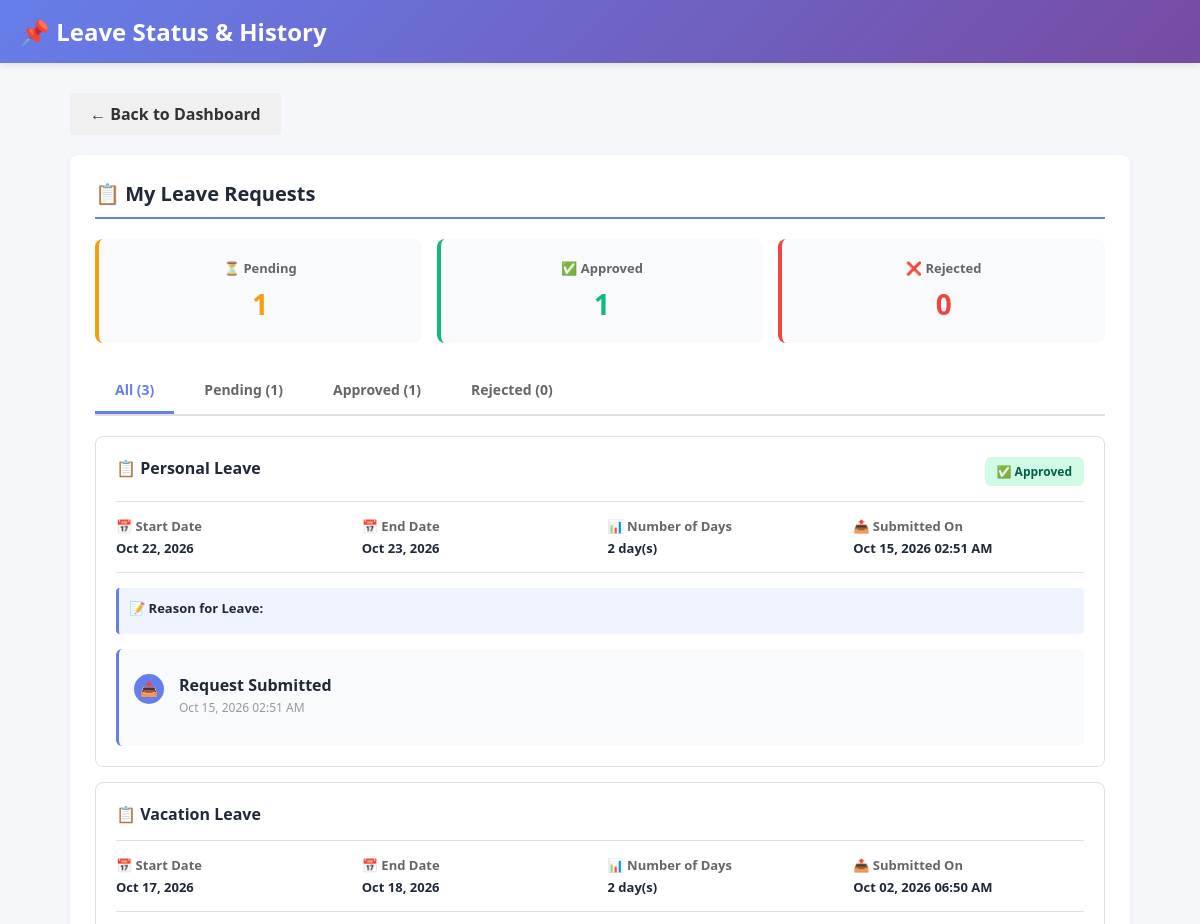
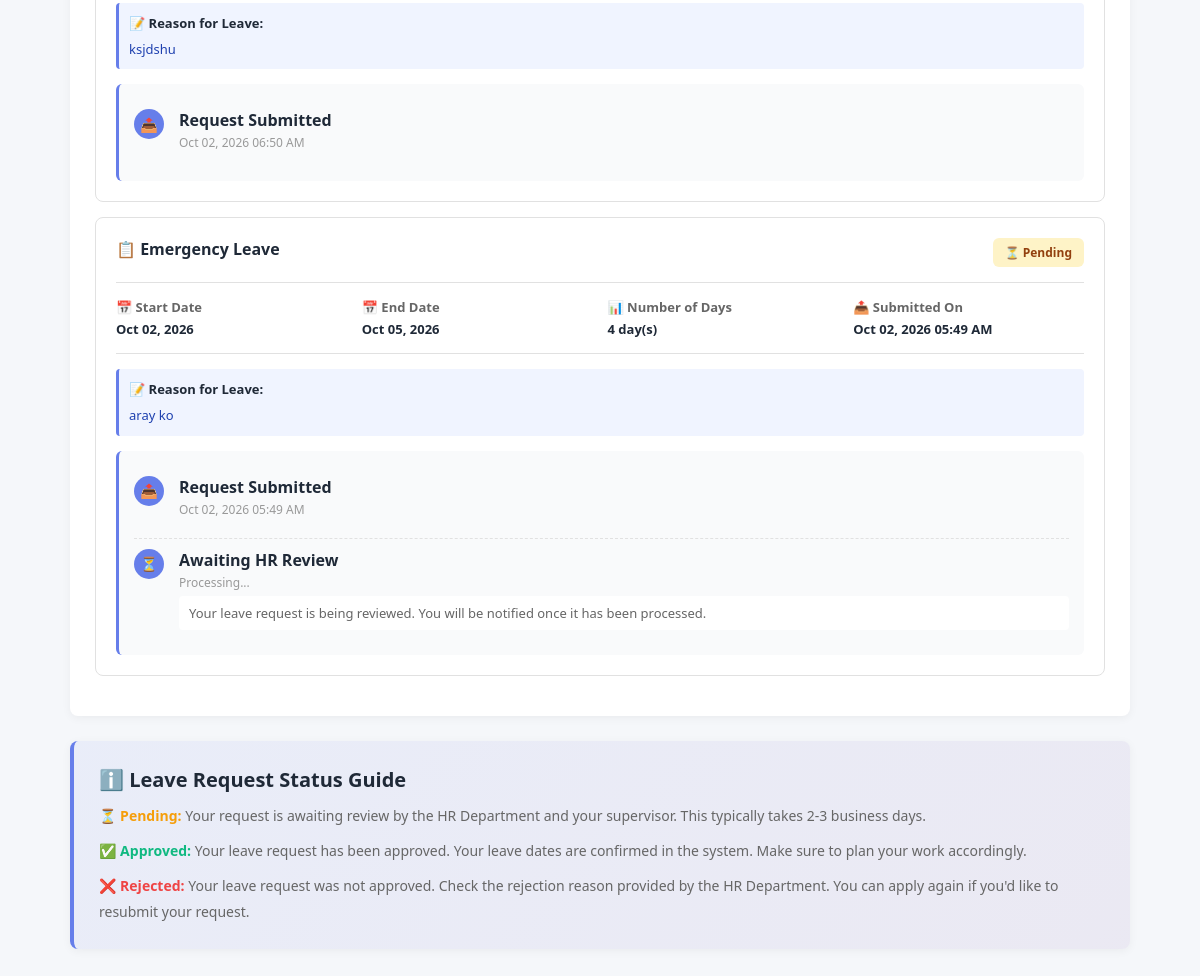
/hrgetafee-simple/employee/leave_status.php (signed in), run on the app's committed database (2 pictures, top to bottom).
### tables this page shows
CREATE TABLE `leave_requests` (
  `leave_id` int(11) NOT NULL,
  `employee_id` int(11) NOT NULL,
  `leave_type_id` int(11) NOT NULL,
  `start_date` date NOT NULL,
  `end_date` date NOT NULL,
  `number_of_days` int(11) DEFAULT NULL,
  `reason` text DEFAULT NULL,
  `status` enum('pending','approved','denied') DEFAULT 'pending',
  `staff_note` text DEFAULT NULL,
  `denial_reason` text DEFAULT NULL,
  `signature_path` varchar(255) DEFAULT NULL,
  `approved_by` int(11) DEFAULT NULL,
  `approved_date` datetime DEFAULT NULL,
  `created_at` timestamp NOT NULL DEFAULT current_timestamp(),
  `updated_at` timestamp NOT NULL DEFAULT current_timestamp() ON UPDATE current_timestamp()
);

CREATE TABLE `leave_types` (
  `leave_type_id` int(11) NOT NULL,
  `leave_type_name` varchar(50) NOT NULL,
  `max_days_per_year` int(11) DEFAULT NULL,
  `description` text DEFAULT NULL,
  `created_at` timestamp NOT NULL DEFAULT current_timestamp(),
  `is_deleted` tinyint(1) DEFAULT 0,
  `deleted_at` timestamp NULL DEFAULT NULL,
  `deleted_by` int(11) DEFAULT NULL
);

### hrgetafee-simple/includes/functions.php (called while the page is built, shortened)
<?php
function format_date($date) {
    return date('M d, Y', strtotime($date));
}
function format_datetime($datetime) {
    return date('M d, Y h:i A', strtotime($datetime));
}
?>

### hrgetafee-simple/employee/leave_status.php (the view, shortened to what this page needs)
<?php
require_once '../config/database.php';
require_once '../includes/functions.php';
$employee_id = $_SESSION['employee_id'];
$status_filter = isset($_GET['status']) ? sanitizeInput($_GET['status']) : 'all';
$query = "SELECT lr.*, lt.leave_type_name
          FROM leave_requests lr
          JOIN leave_types lt ON lr.leave_type_id = lt.leave_type_id
          WHERE lr.employee_id = ?";
$query .= " ORDER BY lr.created_at DESC";
$stmt = $conn->prepare($query);
if ($status_filter !== 'all') {
    $stmt->bind_param("is", $employee_id, $status_filter);
} else {
    $stmt->bind_param("i", $employee_id);
}
$stmt->execute();
$result = $stmt->get_result();
$leave_requests = $result->fetch_all(MYSQLI_ASSOC);
$stmt = $conn->prepare("SELECT status, COUNT(*) as count FROM leave_requests WHERE employee_id = ? GROUP BY status");
$stmt->bind_param("i", $employee_id);
$stmt->execute();
$result = $stmt->get_result();
$status_counts = [];
while ($row = $result->fetch_assoc()) {
    $status_counts[$row['status']] = $row['count'];
}
?>
<!DOCTYPE html>
<html lang="en">
<head>
</head>
<body>
    <div class="navbar">
        <h2>📌 Leave Status & History</h2>
    </div>
    <div class="container">
        <a href="dashboard.php" class="back-btn">← Back to Dashboard</a>
        <div class="card">
            <h3>📋 My Leave Requests</h3>
            <div class="stats-grid">
                <div class="stat-card pending">
                    <div class="stat-label">⏳ Pending</div>
                    <div class="stat-number"><?php echo $status_counts['pending'] ?? 0; ?></div>
                </div>
                <div class="stat-card approved">
                    <div class="stat-label">✅ Approved</div>
                    <div class="stat-number"><?php echo $status_counts['approved'] ?? 0; ?></div>
                </div>
                <div class="stat-card rejected">
                    <div class="stat-label">❌ Rejected</div>
                    <div class="stat-number"><?php echo $status_counts['rejected'] ?? 0; ?></div>
                </div>
            </div>
            <div class="filter-tabs">
                <a href="?status=all" class="tab <?php echo $status_filter === 'all' ? 'active' : ''; ?>">
                    All (<?php echo count($leave_requests); ?>)
                </a>
                <a href="?status=pending" class="tab <?php echo $status_filter === 'pending' ? 'active' : ''; ?>">
                    Pending (<?php echo $status_counts['pending'] ?? 0; ?>)
                </a>
                <a href="?status=approved" class="tab <?php echo $status_filter === 'approved' ? 'active' : ''; ?>">
                    Approved (<?php echo $status_counts['approved'] ?? 0; ?>)
                </a>
                <a href="?status=rejected" class="tab <?php echo $status_filter === 'rejected' ? 'active' : ''; ?>">
                    Rejected (<?php echo $status_counts['rejected'] ?? 0; ?>)
                </a>
            </div>
            <?php if (!empty($leave_requests)): ?>
                <?php foreach ($leave_requests as $leave): ?>
                <div class="leave-card">
                    <div class="leave-header">
                        <h4 class="leave-title">
                            📋 <?php echo htmlspecialchars($leave['leave_type_name']); ?>
                        </h4>
                        <?php
                        if ($leave['status'] === 'pending') {
                            echo '<span class="badge badge-pending">⏳ Pending</span>';
                        } elseif ($leave['status'] === 'approved') {
                            echo '<span class="badge badge-approved">✅ Approved</span>';
                        } elseif ($leave['status'] === 'rejected') {
                            echo '<span class="badge badge-rejected">❌ Rejected</span>';
                        }
                        ?>
                    </div>
                    <div class="leave-details">
                        <div class="detail-item">
                            <div class="detail-label">📅 Start Date</div>
                            <div class="detail-value"><?php echo format_date($leave['start_date']); ?></div>
                        </div>
                        <div class="detail-item">
                            <div class="detail-label">📅 End Date</div>
                            <div class="detail-value"><?php echo format_date($leave['end_date']); ?></div>
                        </div>
                        <div class="detail-item">
                            <div class="detail-label">📊 Number of Days</div>
                            <div class="detail-value"><?php echo $leave['number_of_days']; ?> day(s)</div>
                        </div>
                        <div class="detail-item">
                            <div class="detail-label">📤 Submitted On</div>
                            <div class="detail-value"><?php echo format_datetime($leave['created_at']); ?></div>
                        </div>
                    </div>
                    <div class="leave-reason">
                        <div class="reason-label">📝 Reason for Leave:</div>
                        <?php echo htmlspecialchars($leave['reason']); ?>
                    </div>
                    <div class="timeline">
                        <div class="timeline-item">
                            <div class="timeline-icon">📤</div>
                            <div class="timeline-content">
                                <div class="timeline-title">Request Submitted</div>
                                <div class="timeline-date"><?php echo format_datetime($leave['created_at']); ?></div>
                            </div>
                        </div>
                        <?php if ($leave['status'] === 'approved' && !empty($leave['approved_at'])): ?>
                        <div class="timeline-item">
                            <div class="timeline-icon">✅</div>
                            <div class="timeline-content">
                                <div class="timeline-title">Request Approved</div>
                                <div class="timeline-date"><?php echo format_datetime($leave['approved_at']); ?></div>
                                <?php if (!empty($leave['approved_by'])): ?>
                                <div class="timeline-note">
                                    <strong>Approved by:</strong> <?php echo htmlspecialchars($leave['approved_by']); ?>
                                </div>
                                <?php endif; ?>
                                <?php if (!empty($leave['approver_comments'])): ?>
                                <div class="timeline-note">
                                    <strong>Approver's Note:</strong> <?php echo htmlspecialchars($leave['approver_comments']); ?>
                                </div>
                                <?php endif; ?>
                            </div>
                        </div>
                        <?php elseif ($leave['status'] === 'pending'): ?>
                        <div class="timeline-item">
                            <div class="timeline-icon">⏳</div>
                            <div class="timeline-content">
                                <div class="timeline-title">Awaiting HR Review</div>
                                <div class="timeline-date">Processing...</div>
                                <div class="timeline-note">
                                    Your leave request is being reviewed. You will be notified once it has been processed.
                                </div>
                            </div>
                        </div>
                        <?php endif; ?>
                    </div>
                </div>
                <?php endforeach; ?>
            <?php endif; ?>
        </div>
        <div class="card" style="background: linear-gradient(135deg, #667eea15 0%, #764ba215 100%); border-left: 4px solid #667eea;">
            <h3 style="border: none; padding: 0; margin: 0 0 10px 0;">ℹ️ Leave Request Status Guide</h3>
            <div style="color: #666; line-height: 1.8; font-size: 14px;">
                <p style="margin-bottom: 10px;">
                    <strong style="color: #f59e0b;">⏳ Pending:</strong> Your request is awaiting review by the HR Department and your supervisor. This typically takes 2-3 business days.
                </p>
                <p style="margin-bottom: 10px;">
                    <strong style="color: #10b981;">✅ Approved:</strong> Your leave request has been approved. Your leave dates are confirmed in the system. Make sure to plan your work accordingly.
                </p>
                <p>
                    <strong style="color: #ef4444;">❌ Rejected:</strong> Your leave request was not approved. Check the rejection reason provided by the HR Department. You can apply again if you'd like to resubmit your request.
                </p>
            </div>
        </div>
    </div>
</body>
</html>

### hrgetafee-simple/employee/leave_status.php (style rules this page uses)
* { margin: 0; padding: 0; box-sizing: border-box; }
body { font-family: 'Segoe UI', Tahoma, Verdana, sans-serif; background: #f5f7fa; }
.navbar { background: linear-gradient(135deg, #667eea 0%, #764ba2 100%); color: white; padding: 15px 20px; display: flex; justify-content: space-between; align-items: center; box-shadow: 0 2px 8px rgba(0,0,0,0.1); }
.navbar h2 { margin: 0; font-size: 24px; }
.container { max-width: 1100px; margin: 0 auto; padding: 30px 20px; }
.back-btn { display: inline-block; padding: 10px 20px; background: #f0f0f0; color: #333; text-decoration: none; border-radius: 4px; font-weight: 600; margin-bottom: 20px; transition: 0.3s; }
.card { background: white; padding: 25px; border-radius: 8px; box-shadow: 0 2px 10px rgba(0,0,0,0.05); margin-bottom: 25px; }
.card h3 { margin-top: 0; margin-bottom: 20px; color: #1f2937; border-bottom: 2px solid #667eea; padding-bottom: 10px; font-size: 20px; }
.stats-grid { display: grid; grid-template-columns: repeat(auto-fit, minmax(200px, 1fr)); gap: 15px; margin-bottom: 25px; }
.stat-card { background: #f9fafb; padding: 20px; border-radius: 8px; border-left: 4px solid #667eea; text-align: center; }
.stat-card.pending { border-left-color: #f59e0b; }
.stat-card.approved { border-left-color: #10b981; }
.stat-card.rejected { border-left-color: #ef4444; }
.stat-label { font-size: 13px; color: #666; margin-bottom: 8px; font-weight: 600; }
.stat-number { font-size: 28px; font-weight: bold; color: #1f2937; }
.stat-card.pending .stat-number { color: #f59e0b; }
.stat-card.approved .stat-number { color: #10b981; }
.stat-card.rejected .stat-number { color: #ef4444; }
.filter-tabs { display: flex; gap: 10px; margin-bottom: 20px; border-bottom: 2px solid #e1e1e1; flex-wrap: wrap; }
.tab { padding: 12px 20px; border: none; background: none; color: #666; font-weight: 600; cursor: pointer; border-bottom: 3px solid transparent; transition: 0.3s; font-size: 14px; text-decoration: none; }
.tab.active { color: #667eea; border-bottom-color: #667eea; }
.leave-card { background: white; border: 1px solid #e1e1e1; border-radius: 8px; padding: 20px; margin-bottom: 15px; transition: all 0.3s; }
.leave-header { display: flex; justify-content: space-between; align-items: start; margin-bottom: 15px; }
.leave-title { font-size: 16px; font-weight: 600; color: #1f2937; margin: 0; }
.badge { display: inline-block; padding: 6px 12px; border-radius: 6px; font-size: 12px; font-weight: 600; }
.badge-pending { background: #fef3c7; color: #92400e; }
.badge-approved { background: #d1fae5; color: #065f46; }
.leave-details { display: grid; grid-template-columns: repeat(auto-fit, minmax(200px, 1fr)); gap: 15px; padding: 15px 0; border-top: 1px solid #e1e1e1; border-bottom: 1px solid #e1e1e1; margin: 15px 0; }
.detail-item { font-size: 13px; }
.detail-label { color: #666; margin-bottom: 4px; font-weight: 600; }
.detail-value { color: #1f2937; font-weight: 600; }
.timeline { margin-top: 15px; padding: 15px; background: #f9fafb; border-radius: 6px; border-left: 3px solid #667eea; }
.timeline-item { display: flex; gap: 15px; padding: 10px 0; position: relative; }
.timeline-item:not(:last-child) { padding-bottom: 15px; border-bottom: 1px dashed #e1e1e1; }
.timeline-icon { width: 30px; height: 30px; background: #667eea; color: white; border-radius: 50%; display: flex; align-items: center; justify-content: center; font-size: 14px; flex-shrink: 0; }
.timeline-content { flex: 1; }
.timeline-title { font-weight: 600; color: #1f2937; margin-bottom: 3px; }
.timeline-date { font-size: 12px; color: #999; margin-bottom: 5px; }
.timeline-note { font-size: 13px; color: #666; background: white; padding: 8px 10px; border-radius: 4px; margin-top: 5px; }
.leave-reason { margin-top: 15px; padding: 10px; background: #f0f4ff; border-left: 3px solid #667eea; border-radius: 4px; font-size: 13px; color: #1e40af; line-height: 1.6; }
.reason-label { font-weight: 600; color: #1f2937; margin-bottom: 5px; }

### data on the page
leave_requests: leave_type.leave_type_name "Personal Leave", status "✅ Approved", start_date "Oct 22, 2026", end_date "Oct 23, 2026", number_of_days "2", created_at "Oct 15, 2026 02:51 AM"
leave_requests: leave_type.leave_type_name "Vacation Leave", start_date "Oct 17, 2026", end_date "Oct 18, 2026", number_of_days "2", created_at "Oct 02, 2026 06:50 AM", reason "ksjdshu"
leave_requests: leave_type.leave_type_name "Emergency Leave", status "⏳ Pending", start_date "Oct 02, 2026", end_date "Oct 05, 2026", number_of_days "4", created_at "Oct 02, 2026 05:49 AM", reason "aray ko", shows "Your leave request is being reviewed. You will be notified once it has been processed."

### other printed values
$status_counts['pending'] "1"
$status_counts['approved'] "1"
$status_counts['rejected'] "0"
count($leave_requests) "3"
